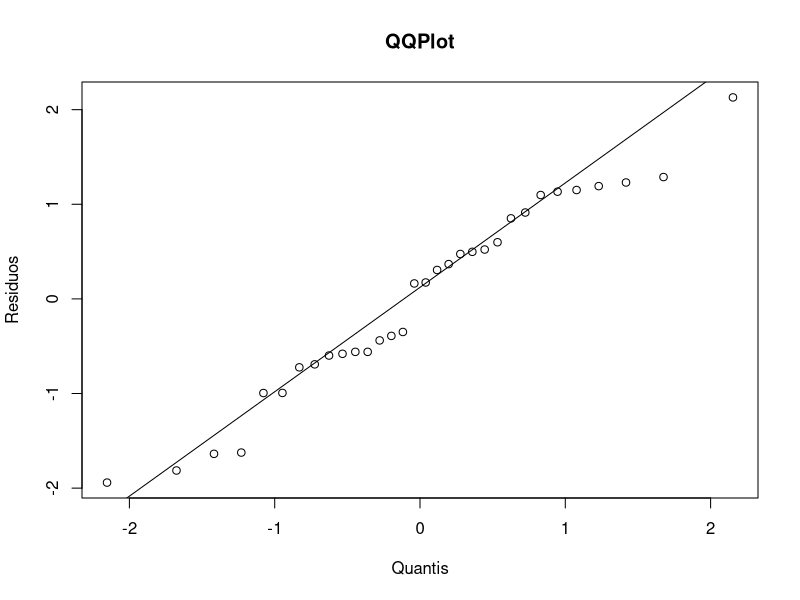
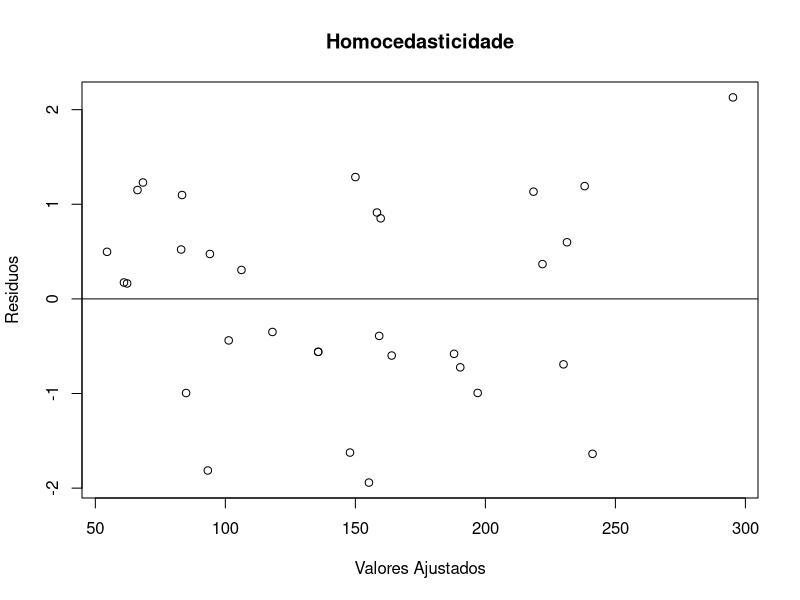

Recreate these plots in R, in order.
## ---- chunk 1
knitr::opts_chunk$set(echo = TRUE)
## ---- chunk 2

df = data.frame(mtcars)
cor(df)

## ---- chunk 3

mod = lm(hp ~ ., data=df)
summary(mod)

## ---- chunk 4

mod2=step(mod, direction = "backward")
summary(mod2)

## ---- chunk 5
mod = lm(formula = hp ~ disp + wt + carb, data = df)
summary(mod)
## ---- chunk 6
anares=rstandard(mod)
qqnorm(anares, ylab="Residuos", xlab="Quantis", main="QQPlot")
qqline(anares)
## ---- chunk 7
library(nortest)
ad.test(anares)
## ---- chunk 8
fit=fitted.values(mod) 
plot(fit, anares, ylab="Residuos", xlab="Valores Ajustados", main="Homocedasticidade")
abline(0,0)
## ---- chunk 9
library(zoo)
library(lmtest)
bptest(mod)
## ---- chunk 10
dwtest(mod)
## ---- chunk 11
pred_in = data.frame(disp = 159.0, wt = 2.220, carb = 3)
predict(mod, pred_in, interval="confidence")
